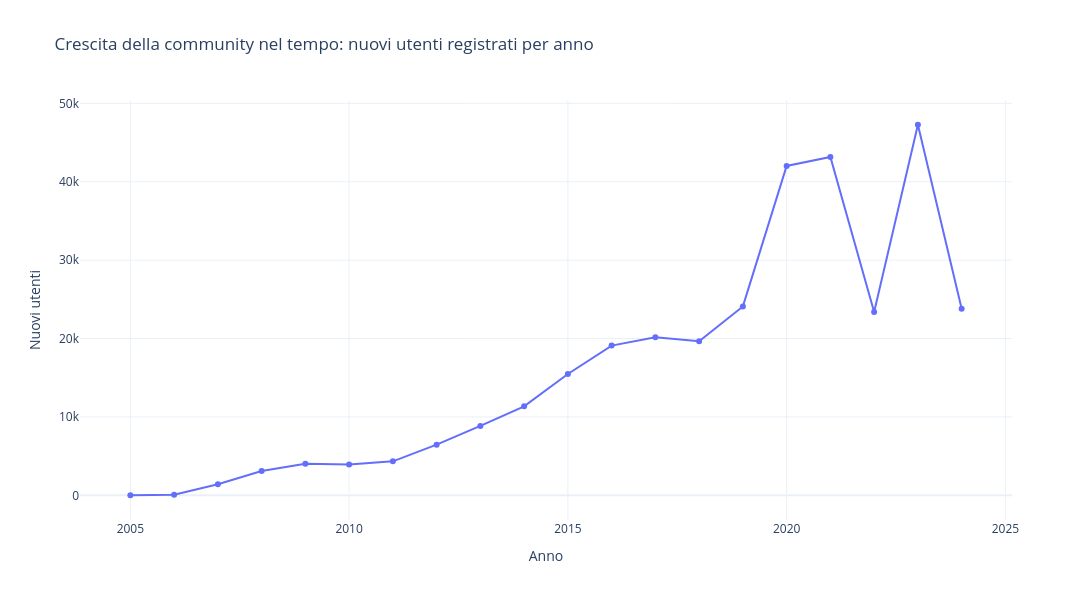

The code cell stored with this chart in its notebook:
### Markdown cell above
## Crescita della community nel tempo a livello globale

### Code cell
df = df_profiles.copy()
#convert joined to datetime and extract  year
df["joined"] = pd.to_datetime(df["joined"], errors="coerce")
df["joined_year"] = df["joined"].dt.year

users_per_year = (
    df.dropna(subset=["joined_year"])
      .assign(joined_year=lambda x: x["joined_year"].astype(int))
      .groupby("joined_year", observed=True)["username"]
      .nunique()
      .reset_index(name="new_users")
      .sort_values("joined_year")
)

users_per_year = users_per_year[users_per_year["joined_year"].between(2005, 2024)].copy()

#line chart
fig = px.line(
    users_per_year,
    x="joined_year",
    y="new_users",
    markers=True,
    title="Crescita della community nel tempo: nuovi utenti registrati per anno",
    labels={"joined_year": "Anno", "new_users": "Nuovi utenti"},
)
fig.update_layout(template="plotly_white", width=1100, height=600)
fig.show()

### Figure 1 — Plotly figure (JSON) as saved in the notebook; plotly's stock layout.template omitted (floating-point values rounded to 4 significant figures)
{"data": [{"hovertemplate": "Anno=%{x}<br>Nuovi utenti=%{y}<extra></extra>", "legendgroup": "", "line": {"color": "#636efa", "dash": "solid"}, "marker": {"symbol": "circle"}, "mode": "lines+markers", "name": "", "orientation": "v", "showlegend": false, "x": [2005, 2006, 2007, 2008, 2009, 2010, 2011, 2012, 2013, 2014, 2015, 2016, 2017, 2018, 2019, 2020, 2021, 2022, 2023, 2024], "xaxis": "x", "y": [9, 64, 1422, 3091, 4026, 3919, 4336, 6458, 8851, 11352, 15479, 19099, 20152, 19648, 24098, 42019, 43170, 23375, 47271, 23789], "yaxis": "y", "type": "scatter"}], "layout": {"xaxis": {"anchor": "y", "domain": [0.0, 1.0], "title": {"text": "Anno"}}, "yaxis": {"anchor": "x", "domain": [0.0, 1.0], "title": {"text": "Nuovi utenti"}}, "legend": {"tracegroupgap": 0}, "title": {"text": "Crescita della community nel tempo: nuovi utenti registrati per anno"}, "width": 1100, "height": 600}}
